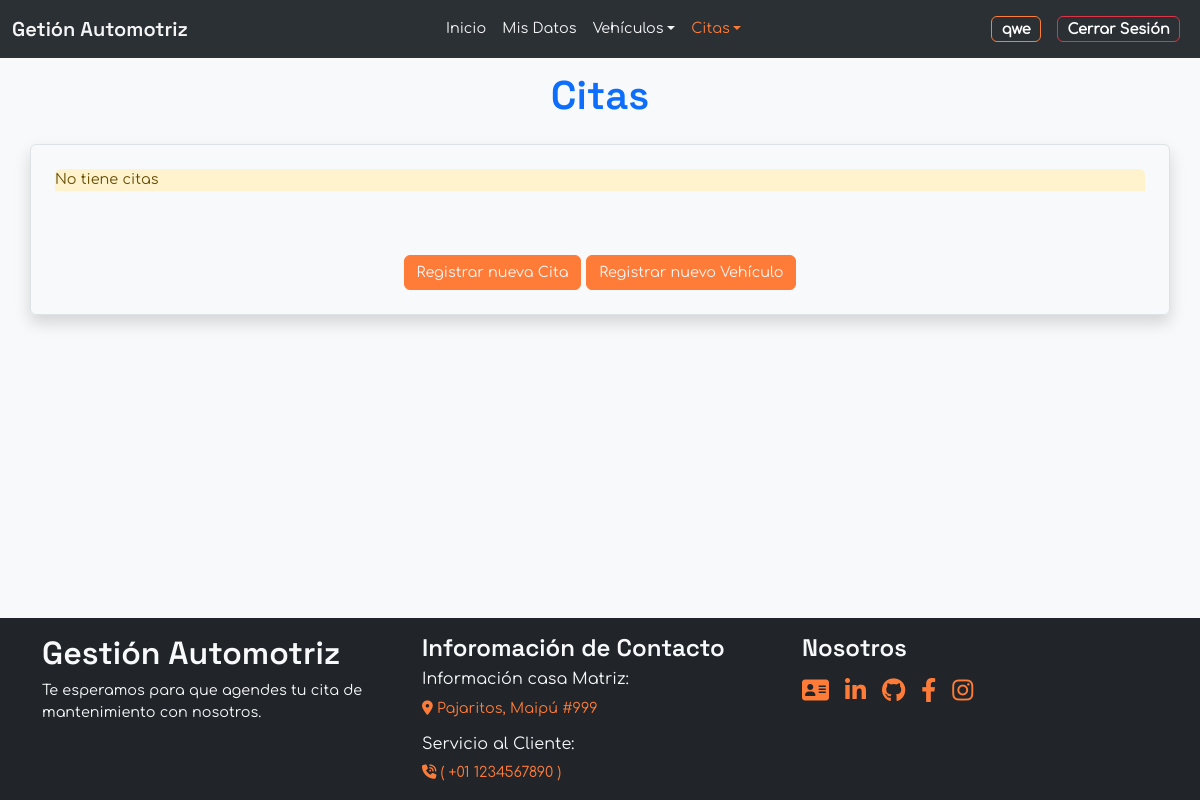
/appointment/ (signed in), run on an earlier commit of the app's database.
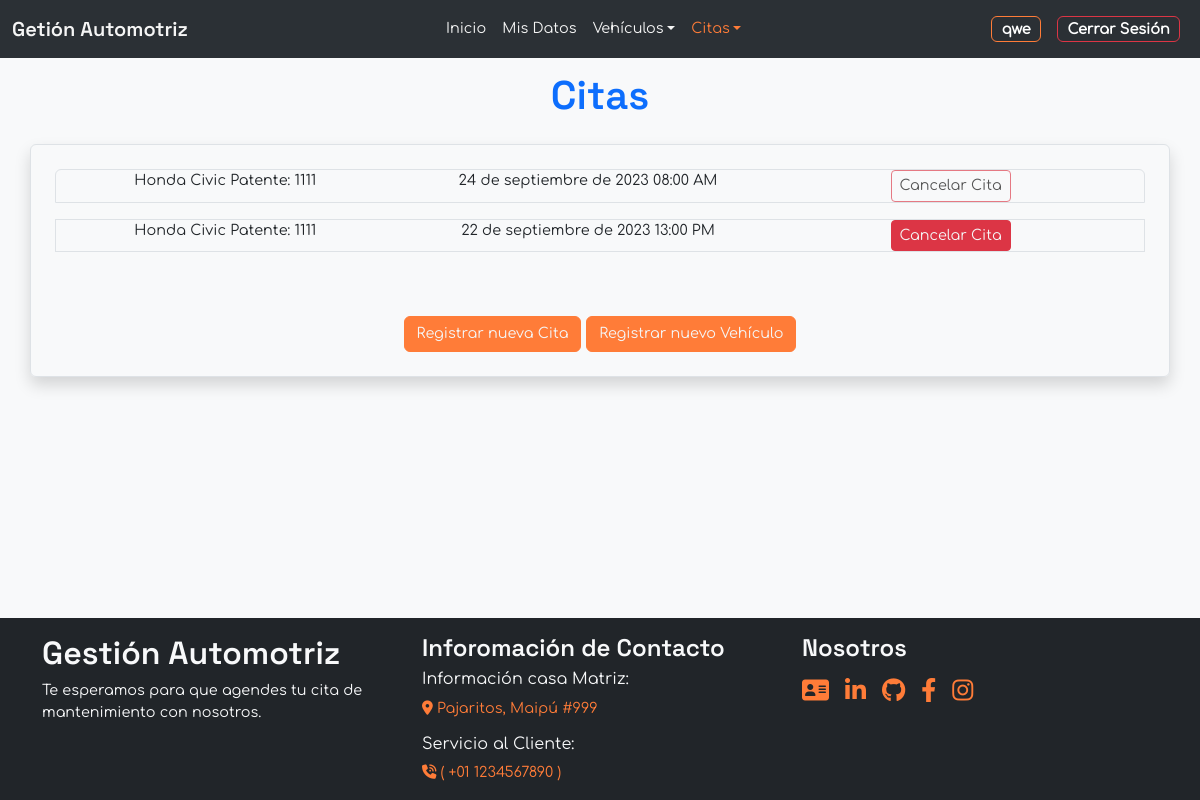
And on a later commit of the database.
### Management/models.py (models this page shows, shortened)
class Appointment(models.Model):
    vehicle = models.ForeignKey(Vehicle, on_delete=models.SET_NULL, null=True)
    attention = models.ForeignKey(Attention, on_delete=models.CASCADE)
    date_register = models.DateField()
    date_created = models.DateTimeField(auto_now_add=True) # auto add: ingresa time automaticamente si no se ingresa manualmente
    date_finished = models.DateTimeField(null=True, blank=True) # Blank , se puede dejar vacio para llenado posterior
    mechanic = models.ForeignKey(Mechanic, on_delete=models.CASCADE)
    workshop = models.ForeignKey(Workshop, on_delete=models.CASCADE)
    description_customer = models.TextField(null=True, blank=True)
    inprogress = models.BooleanField(default=False)
    completed = models.BooleanField(default=False)

class Vehicle(models.Model):
    customer = models.ForeignKey(User,
                                on_delete=models.CASCADE,
                                null=False,
                                blank=False,)
    brand = models.CharField(max_length=50)
    model = models.CharField(max_length=50)
    patent = models.CharField(max_length=10)
    year = models.PositiveIntegerField(default=0)

class Attention(models.Model):
    attention = models.TimeField()
    def formatted_attention(self):
        if self.attention.hour == 8:
            context = ('AM')
        else:
            context = ('PM')
        return f"{self.attention.__format__('%H:%M')} {context}"
    def __str__(self):
        return f"{self.formatted_attention()}"

### Management/views.py (the view)
# urls.py: path('appointment/', views.list_appointment , name='appointment'),
@login_required
@customer_required
def list_appointment(request):
    date = Appointment.objects.filter(vehicle__customer=request.user)
    error =  'No tiene citas'
    return render(request, 'appointment.html',{
        'list_dates':date,
        'error':error
    })

### Management/templates/customers/appointment.html (shortened to what this page needs)
{% extends 'base_customer.html' %}
{% block header %}
    <h1>Citas</h1>
{% endblock header %}
{% block content %}
    {% if list_dates %}
        {% for date in list_dates %}
        <li class="list-group-item d-flex justify-content-between border mb-3">
            <div class="row col-12 text-center">
                <div class="col-md-4 col-sm-12">
                {{ date.vehicle.brand|capfirst }}
                {{ date.vehicle.model|capfirst }}
                Patente: {{ date.vehicle.patent }}
                </div>
                <div class="col-md-4 col-sm-12">
                {{ date.date_register }}
                {{ date.attention }}
                </div>
                <div class="col-md-4 col-sm-12">
                    <form action="{% url 'cancel_appointment' date.id %}" method="POST" class="confirm-form">
                        {% if date.inprogress or date.date_finished is not None %}
                        <button class="btnCancel btn btn-sm btn-outline-danger" disabled>
                            Cancelar Cita
                        </button>
                        {% else %}
                        <button class="btnCancel btn btn-sm btn-danger confirm-button" data-action="delete">
                            Cancelar Cita
                        </button>
                        {% endif %}
                    </form>
                </div>
            </div>
        </li>
        {% endfor %}
    {% else %}
        <li class="list-group-item list-group-item-warning mb-5">{{ error }}</li>
    {% endif %}
<div class="mx-auto text-center mt-5">
        <a class="btn btn-primary mt-3" href="{% url 'register_date' %}">
            Registrar nueva Cita
        </a>
        <a class="btn btn-primary mt-3" href="{% url 'register_vehicle' %}">
            Registrar nuevo Vehículo
        </a>
</div>
{% endblock content %}

What changed in the data, as far as the page shows it:
added Appointment: vehicle.brand "Honda", vehicle.model "Civic", vehicle.patent "1111", date_register "24 de septiembre de 2023", attention "08:00 AM", inprogress "Cancelar Cita"
added Appointment: vehicle.brand "Honda", vehicle.model "Civic", vehicle.patent "1111", date_register "22 de septiembre de 2023", attention "13:00 PM", inprogress "Cancelar Cita"
Also different on the page:
{{ error }}: "No tiene citas" → (not shown)
